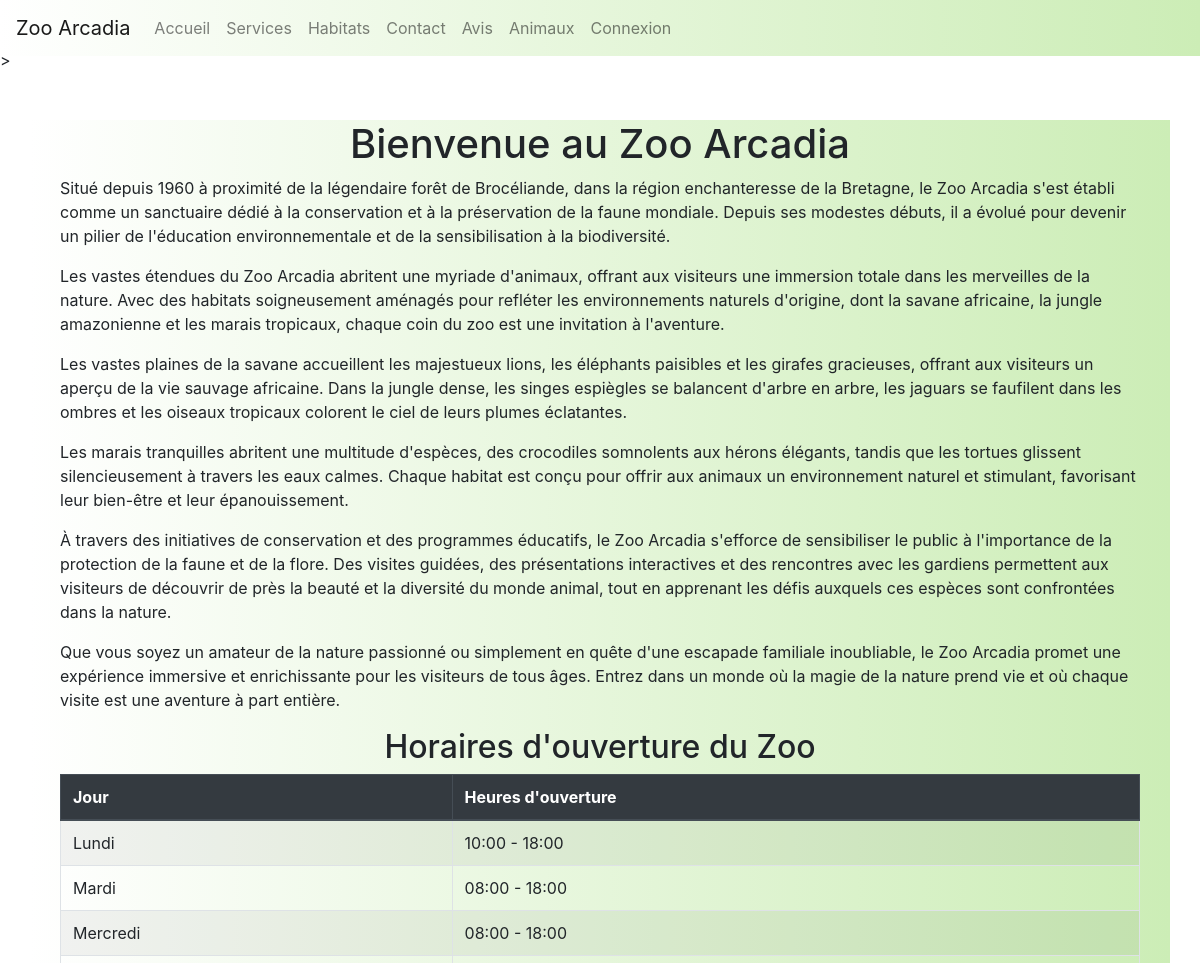
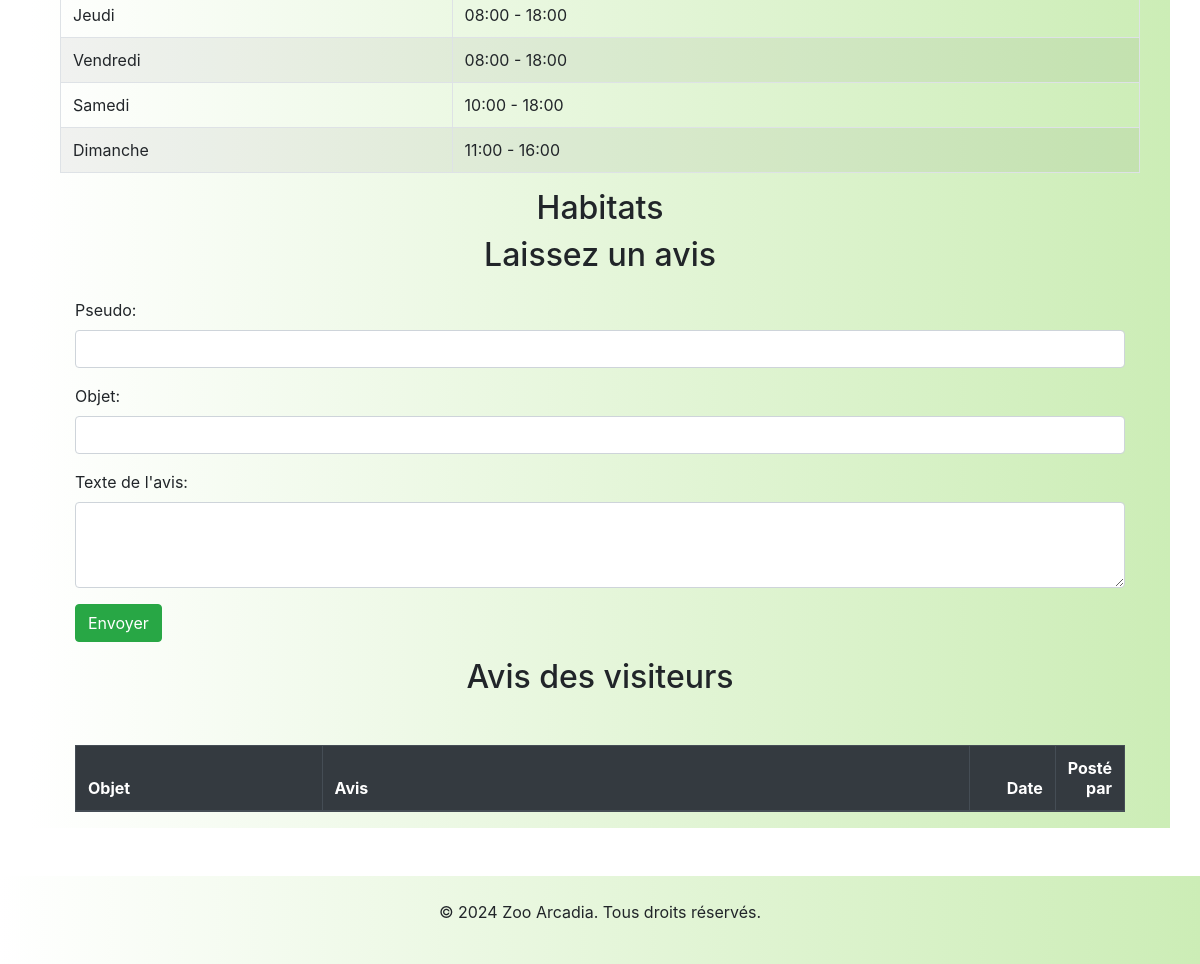
The page / on the database its author committed (2 pictures, top to bottom).
### tables this page shows
CREATE TABLE `zoo_hours` (
  `id` int(11) NOT NULL,
  `day` varchar(255) NOT NULL,
  `open_time` time NOT NULL,
  `close_time` time NOT NULL
);

### functions.php (called while the page is built, shortened)
<?php
class ZooHours {
    private $db;
    public function __construct($db) {
        $this->db = $db;
    }
    public function getAllHours() {
        $stmt = $this->db->prepare("SELECT * FROM zoo_hours ORDER BY id ASC");
        $stmt->execute();
        return $stmt->fetchAll(PDO::FETCH_ASSOC);
    }
}

### index.php (the view, shortened to what this page needs)
<?php
require 'functions.php';
$db = (new Database())->connect();
$zooHours = new ZooHours($db);
$hours = $zooHours->getAllHours();
include 'templates/header.php';
include 'templates/navbar_visitor.php';
?>
<div class="container mt-5" style="background: linear-gradient(to right, #ffffff, #ccedb6);">
    <div class="container">
        <h1>Bienvenue au Zoo Arcadia</h1>
        <p>Situé depuis 1960 à proximité de la légendaire forêt de Brocéliande, dans la région enchanteresse de la Bretagne, le Zoo Arcadia s'est établi comme un sanctuaire dédié à la conservation et à la préservation de la faune mondiale. Depuis ses modestes débuts, il a évolué pour devenir un pilier de l'éducation environnementale et de la sensibilisation à la biodiversité.</p>
        <p>Les vastes étendues du Zoo Arcadia abritent une myriade d'animaux, offrant aux visiteurs une immersion totale dans les merveilles de la nature. Avec des habitats soigneusement aménagés pour refléter les environnements naturels d'origine, dont la savane africaine, la jungle amazonienne et les marais tropicaux, chaque coin du zoo est une invitation à l'aventure.</p>
        <p>Les vastes plaines de la savane accueillent les majestueux lions, les éléphants paisibles et les girafes gracieuses, offrant aux visiteurs un aperçu de la vie sauvage africaine. Dans la jungle dense, les singes espiègles se balancent d'arbre en arbre, les jaguars se faufilent dans les ombres et les oiseaux tropicaux colorent le ciel de leurs plumes éclatantes.</p>
        <p>Les marais tranquilles abritent une multitude d'espèces, des crocodiles somnolents aux hérons élégants, tandis que les tortues glissent silencieusement à travers les eaux calmes. Chaque habitat est conçu pour offrir aux animaux un environnement naturel et stimulant, favorisant leur bien-être et leur épanouissement.</p>
        <p>À travers des initiatives de conservation et des programmes éducatifs, le Zoo Arcadia s'efforce de sensibiliser le public à l'importance de la protection de la faune et de la flore. Des visites guidées, des présentations interactives et des rencontres avec les gardiens permettent aux visiteurs de découvrir de près la beauté et la diversité du monde animal, tout en apprenant les défis auxquels ces espèces sont confrontées dans la nature.</p>
        <p>Que vous soyez un amateur de la nature passionné ou simplement en quête d'une escapade familiale inoubliable, le Zoo Arcadia promet une expérience immersive et enrichissante pour les visiteurs de tous âges. Entrez dans un monde où la magie de la nature prend vie et où chaque visite est une aventure à part entière.</p>
        <h2>Horaires d'ouverture du Zoo</h2>
        <div class="table-responsive">
            <table class="table table-bordered table-striped table-hover">
                <thead class="thead-dark">
                    <tr>
                        <th>Jour</th>
                        <th>Heures d'ouverture</th>
                    </tr>
                </thead>
                <tbody>
                    <?php foreach ($hours as $hour): ?>
                    <tr>
                        <td><?php echo htmlspecialchars($hour['day']); ?></td>
                        <td><?php echo substr($hour['open_time'], 0, 5) . ' - ' . substr($hour['close_time'], 0, 5); ?></td>
                    </tr>
                    <?php endforeach; ?>
                </tbody>
            </table>
        </div>
        <h2>Habitats</h2>
        <h2>Laissez un avis</h2>
        <div id="avis" class="col md-4">
            <form action="submit_review.php" method="POST" class="mt-4">
                <div class="mb-3">
                    <label for="pseudo" class="form-label">Pseudo:</label>
                    <input type="text" class="form-control" id="pseudo" name="pseudo" required>
                </div>
                <div class="mb-3">
                    <label for="subject" class="form-label">Objet:</label>
                    <input type="text" class="form-control" id="subject" name="subject" required>
                </div>
                <div class="mb-3">
                    <label for="review_text" class="form-label">Texte de l'avis:</label>
                    <textarea class="form-control" id="review_text" name="review_text" rows="3" required></textarea>
                </div>
                <button type="submit" class="btn btn-success">Envoyer</button>
            </form>
        </div>
        <h2>Avis des visiteurs</h2>
        <div class="container mt-5">
            <div class="table-responsive">
                <table class="table table-bordered table-striped table-hover">
                    <thead class="thead-dark">
                        <tr>
                            <th scope="col" class="col-3">Objet</th>
                            <th scope="col" class="col-8">Avis</th>
                            <th scope="col" class="col-3" style="text-align: right;">Date</th>
                            <th scope="col" class="col-1" style="text-align: right;">Posté par</th>
                        </tr>
                    </thead>
                </table>
            </div>
        </div>
    </div>
</div>
<?php include 'templates/footer.php'; ?>

### templates/header.php (shortened to what this page needs)
<!DOCTYPE html>
<html lang="fr">
<head>
    <link rel="stylesheet" href="css/styles.css">
    <link href="https://stackpath.bootstrapcdn.com/bootstrap/4.5.2/css/bootstrap.min.css" rel="stylesheet">
    <link href="https://cdnjs.cloudflare.com/ajax/libs/font-awesome/5.15.4/css/all.min.css" rel="stylesheet">
</head>
<body>

### templates/navbar_visitor.php (shortened to what this page needs)
<nav class="navbar navbar-expand-lg navbar-light bg-light fixed-top" style="background: linear-gradient(to right, #ffffff, #ccedb6);">
    <a class="navbar-brand" href="index.php">Zoo Arcadia</a>
    <div class="collapse navbar-collapse" id="navbarNav">
        <ul class="navbar-nav">
            <li class="nav-item">
                <a class="nav-link" href="index.php">Accueil</a>
            </li>
            <li class="nav-item">
                <a class="nav-link" href="services.php">Services</a>
            </li>
            <li class="nav-item">
                <a class="nav-link" href="habitats.php">Habitats</a>
            </li>
            <li class="nav-item">
                <a class="nav-link" href="contact.php">Contact</a>
            </li>
            <li class="nav-item">
                <a class="nav-link" href="index.php#avis">Avis</a>
            </li>
            <li class="nav-item">
                <a class="nav-link" href="animals.php">Animaux</a>
            </li>
            <?php if (isset($_SESSION['user'])): ?>
                <li class="nav-item">
                    <a class="nav-link" href="admin/logout.php">Déconnexion</a>
                </li>
            <?php else: ?>
                <li class="nav-item">
                    <a class="nav-link" href="login.php">Connexion</a>
                </li>
            <?php endif; ?>
        </ul>
    </div>
</nav>

### templates/footer.php (shortened to what this page needs)
    <footer class="bg-light text-center text-lg-start mt-5" style="background: linear-gradient(to right, #ffffff, #ccedb6);">
        <div class="container p-4">
            <p>&copy; 2024 Zoo Arcadia. Tous droits réservés.</p>
        </div>
    </footer>
</body>
</html>

### index.php (style rules this page uses)
h1,h2 { text-align: center; }
body { padding-top: 48px; }

### rows shown on the page
zoo_hours: day "Lundi", open_time "10:00", close_time "18:00"
zoo_hours: day "Mardi", open_time "08:00", close_time "18:00"
zoo_hours: day "Mercredi", open_time "08:00", close_time "18:00"
zoo_hours: day "Jeudi", open_time "08:00", close_time "18:00"
zoo_hours: day "Vendredi", open_time "08:00", close_time "18:00"
zoo_hours: day "Samedi", open_time "10:00", close_time "18:00"
zoo_hours: day "Dimanche", open_time "11:00", close_time "16:00"
